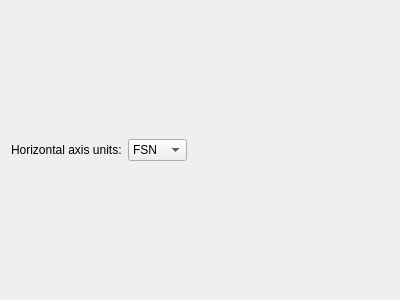
<?xml version="1.0" encoding="UTF-8"?>
<ui version="4.0">
 <class>Form</class>
 <widget class="QWidget" name="Form">
  <property name="geometry">
   <rect>
    <x>0</x>
    <y>0</y>
    <width>400</width>
    <height>300</height>
   </rect>
  </property>
  <property name="windowTitle">
   <string>Form</string>
  </property>
  <layout class="QVBoxLayout" name="verticalLayout_2">
   <item>
    <layout class="QHBoxLayout" name="horizontalLayout">
     <item>
      <widget class="QLabel" name="label">
       <property name="text">
        <string>Horizontal axis units:</string>
       </property>
      </widget>
     </item>
     <item>
      <widget class="QComboBox" name="xscaleTypeComboBox">
       <property name="currentIndex">
        <number>0</number>
       </property>
       <item>
        <property name="text">
         <string>FSN</string>
        </property>
       </item>
       <item>
        <property name="text">
         <string>Date</string>
        </property>
       </item>
       <item>
        <property name="text">
         <string>Index</string>
        </property>
       </item>
      </widget>
     </item>
     <item>
      <spacer name="horizontalSpacer">
       <property name="orientation">
        <enum>Qt::Horizontal</enum>
       </property>
       <property name="sizeHint" stdset="0">
        <size>
         <width>0</width>
         <height>20</height>
        </size>
       </property>
      </spacer>
     </item>
    </layout>
   </item>
   <item>
    <layout class="QVBoxLayout" name="figureVerticalLayout"/>
   </item>
  </layout>
 </widget>
 <resources/>
 <connections/>
</ui>
